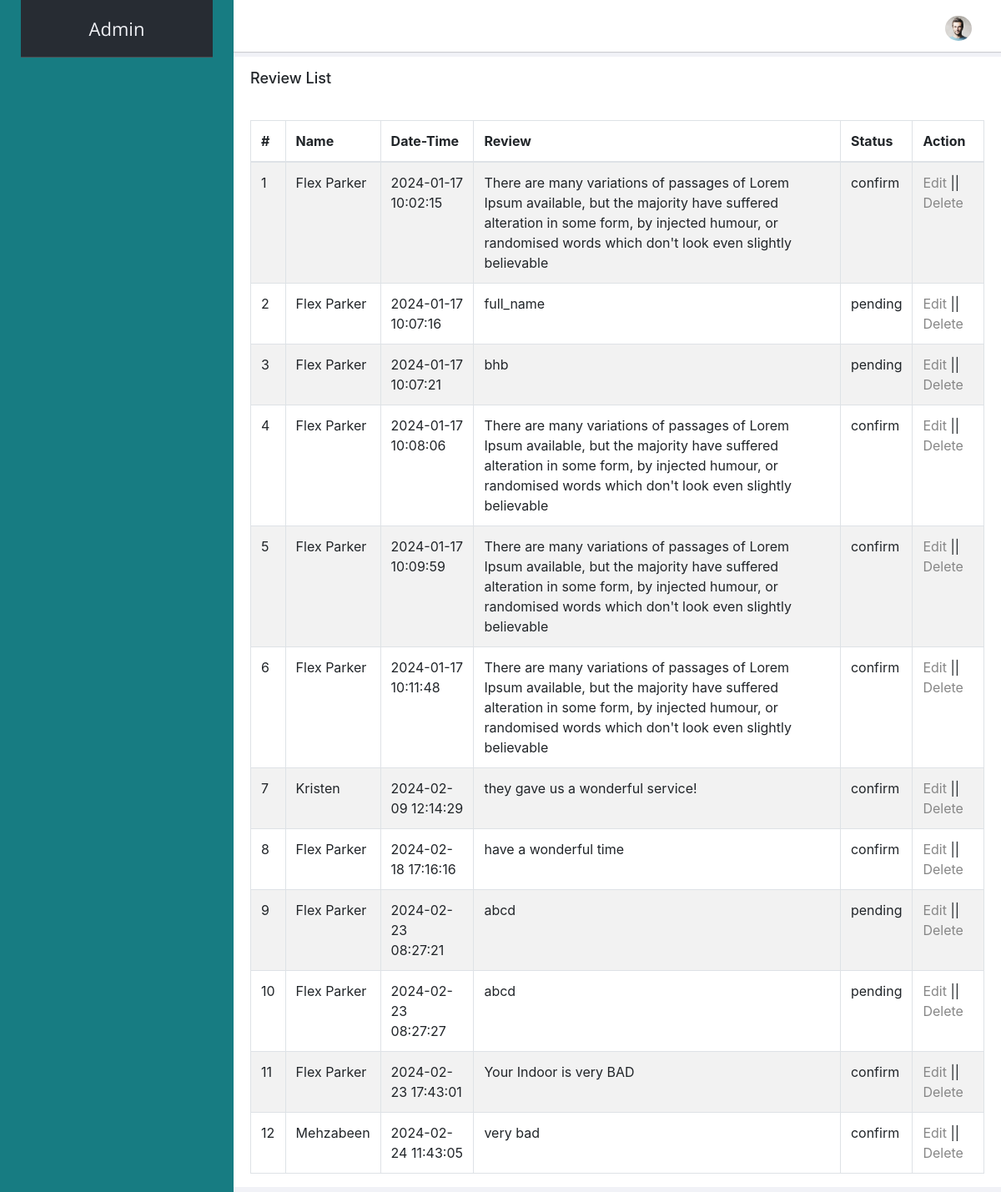
The page /admin/review-list.php on the database its author committed.
### tables this page shows
CREATE TABLE `reviews` (
  `id` int(11) NOT NULL,
  `name` varchar(255) NOT NULL,
  `review` text NOT NULL,
  `status` varchar(32) NOT NULL DEFAULT 'pending',
  `date_time` timestamp NOT NULL DEFAULT current_timestamp()
);

### admin/lib/database.php (called while the page is built, shortened)
<?php
 Class database{
    public $host   = DB_HOST;
    public $user   = DB_USER;
    public $pass   = DB_PASS;
    public $dbname = DB_NAME;
    public $link;
    public function __construct(){
        $this->link = new mysqli($this->host, $this->user, $this->pass, $this->dbname);
       }
     function select($query){
        $result =$this->link->query($query)or
        die($this->link->error.__LINE__);
        if($result->num_rows>0){
            return $result;
        }else{
            return false;
        }
     }
 }
?>

### admin/review-list.php (the view, shortened to what this page needs)
<!doctype html>
<html class="no-js" lang="en">
<?php include('lib/database.php');?>
<head>
    <link rel="stylesheet" href="vendors/bootstrap/dist/css/bootstrap.min.css">
    <link rel="stylesheet" href="vendors/font-awesome/css/font-awesome.min.css">
    <link rel="stylesheet" href="vendors/themify-icons/css/themify-icons.css">
    <link rel="stylesheet" href="vendors/flag-icon-css/css/flag-icon.min.css">
    <link rel="stylesheet" href="vendors/selectFX/css/cs-skin-elastic.css">
    <link rel="stylesheet" href="assets/css/style.css">
</head>
<body>
    <aside id="left-panel" class="left-panel">
        <nav class="navbar navbar-expand-sm navbar-default">
            <div class="navbar-header">
                <a class="navbar-brand" href="index.php">Admin</a>
            </div>
        </nav>
    </aside>
    <div id="right-panel" class="right-panel">
        <header id="header" class="header">
            <div class="header-menu">
                <div class="col-sm-7">
                    <div class="header-left">
                    </div>
                </div>
                <div class="col-sm-5">
                    <div class="user-area dropdown float-right">
                        <a href="#" class="dropdown-toggle" data-toggle="dropdown" aria-haspopup="true" aria-expanded="false">
                            <img class="user-avatar rounded-circle" src="images/admin.jpg" alt="User Avatar">
                        </a>
                    </div>
                </div>
            </div>
        </header>
        <div class="breadcrumbs">
                <div class="page-header float-left">
                    <div class="page-title">
                        <h1>Review List</h1>
                        <div class="module-body table">
							<br />
								<table cellpadding="0" cellspacing="0" border="0" class="datatable-1 table table-bordered table-striped	 display" width="100%">
									<thead>
										<tr>
                                            <th>#</th>
											<th>Name</th>
									    	<th>Date-Time</th>
                                            <th class="w-50">Review</th>
                                            <th>Status</th>
                                            <th>Action</th>
										</tr>
									</thead>
									<tbody>
                                        <?php
                                  $db= new database();
                                  $reviewquery="select * from reviews";
                                  $review_read=$db->select($reviewquery);
                                if($review_read){
                                 $i=0;
                                  while($result=$review_read->fetch_assoc()){
                                  $i++;
          ?>
					             <tr class="odd gradeX">
					            	 <td><?php echo $i; ?></td>
					            	 <td><?php echo $result['name']; ?></td>
                                     <td><?php echo $result['date_time']; ?></td>
                                     <td><?php echo $result['review']; ?></td>
                                     <td><?php echo $result['status']; ?></td>
						             <td><a href="review_update.php?editid=<?php echo $result['id']; ?>">Edit</a> ||
					            	 <a onclick="alert('Are You Sure To Delete ?')" href ="?deleteReview=<?php echo $result['id']; ?>">Delete</a></td>
					                       </tr>
								    	 <?php }}; ?>
								</table>
							</div>
						</div>
					</div>
                 </div>
              </div>

### rows shown on the page
reviews: name "Flex Parker", date_time "2024-01-17 10:02:15", review "There are many variations of passages of Lorem Ipsum available, but the majority have suffered alteration in some form, by injected humour, or randomised words which don't look even slightly believable", status "confirm"
reviews: name "Flex Parker", date_time "2024-01-17 10:07:16", review "full_name", status "pending"
reviews: name "Flex Parker", date_time "2024-01-17 10:07:21", review "bhb", status "pending"
reviews: name "Flex Parker", date_time "2024-01-17 10:08:06", review "There are many variations of passages of Lorem Ipsum available, but the majority have suffered alteration in some form, by injected humour, or randomised words which don't look even slightly believable", status "confirm"
reviews: name "Flex Parker", date_time "2024-01-17 10:09:59", review "There are many variations of passages of Lorem Ipsum available, but the majority have suffered alteration in some form, by injected humour, or randomised words which don't look even slightly believable", status "confirm"
reviews: name "Flex Parker", date_time "2024-01-17 10:11:48", review "There are many variations of passages of Lorem Ipsum available, but the majority have suffered alteration in some form, by injected humour, or randomised words which don't look even slightly believable", status "confirm"
reviews: name "Kristen", date_time "2024-02-09 12:14:29", review "they gave us a wonderful service!", status "confirm"
reviews: name "Flex Parker", date_time "2024-02-18 17:16:16", review "have a wonderful time", status "confirm"
reviews: name "Flex Parker", date_time "2024-02-23 08:27:21", review "abcd", status "pending"
reviews: name "Flex Parker", date_time "2024-02-23 08:27:27", review "abcd", status "pending"
reviews: name "Flex Parker", date_time "2024-02-23 17:43:01", review "Your Indoor is very BAD", status "confirm"
reviews: name "Mehzabeen", date_time "2024-02-24 11:43:05", review "very bad", status "confirm"
